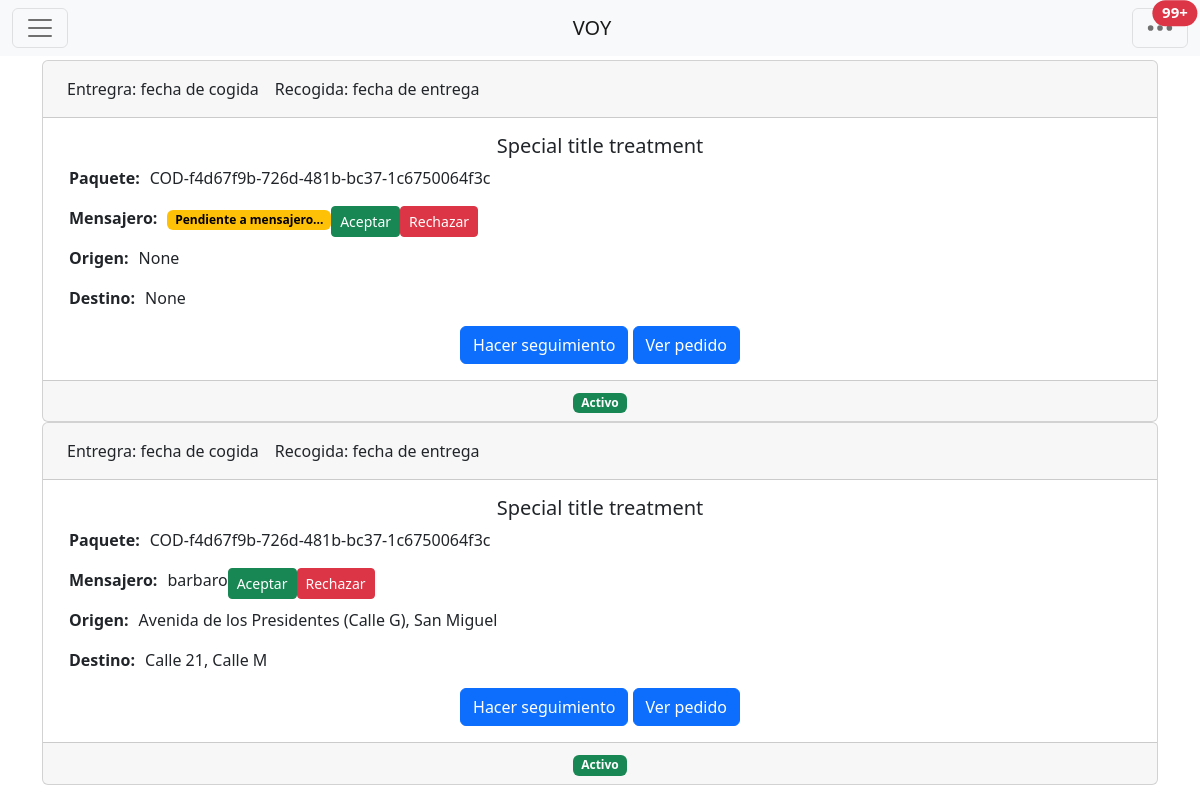
Page /cliente/lista-servicio-mensajeria/ on the earlier database version.
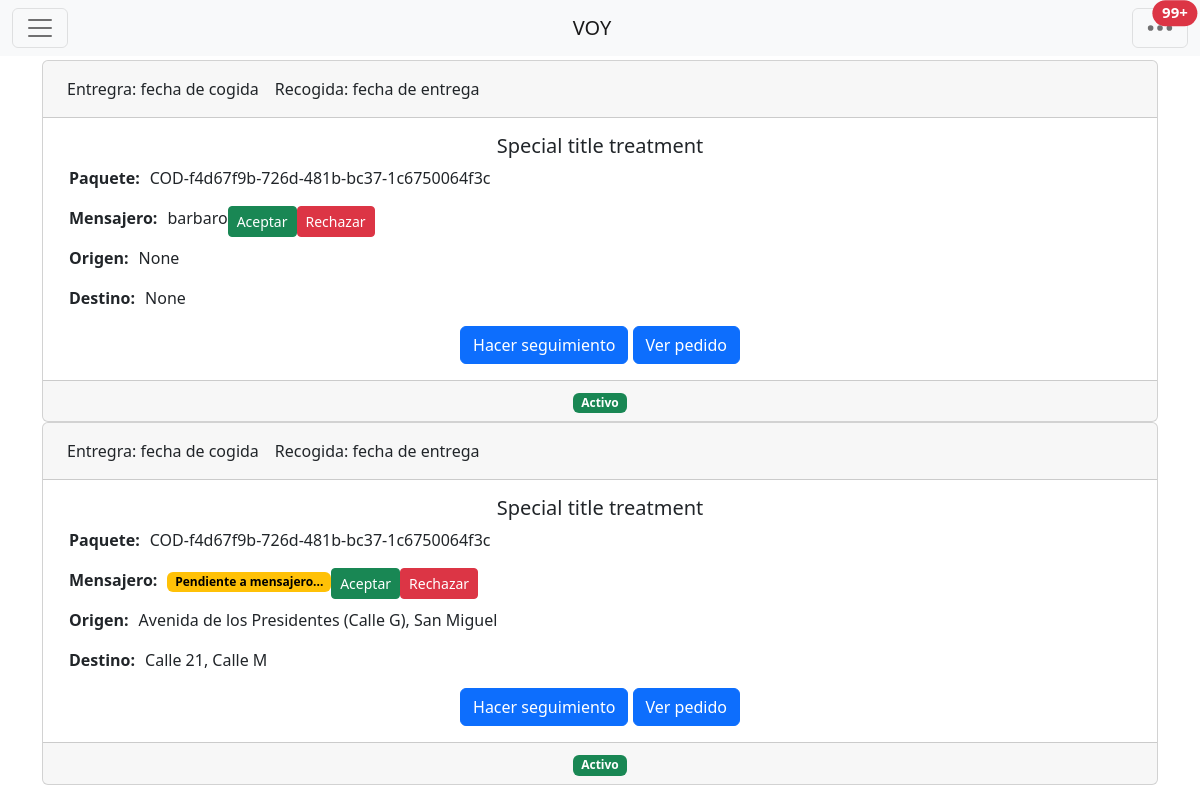
Same page on the later database version.
### core/models.py (models this page shows, shortened)
class ServicioMensajero(models.Model):
    ESTADO_SERVICIO_CHOICE=(
        ('PENDIENTE_DE_MENSAJERO','PENDIENTE_DE_MENSAJERO'),
        ('PENDIENTE_DE_ACEPTACION','PENDIENTE_DE_ACEPTACION'),
        ('ENVIANDO','ENVIANDO'),
        ('FINALIZADO','FINALIZADO'),
    )
    id = models.UUIDField(primary_key=True, default=uuid.uuid4, help_text="ID único para el vehiculo del mensajero")
    user = models.ForeignKey(User, on_delete=models.CASCADE)
    cliente = models.ForeignKey(Cliente, on_delete=models.CASCADE)
    paquete = models.ForeignKey(Paquete, on_delete=models.CASCADE)
    mensajero = models.ForeignKey(Mensajero, on_delete=models.CASCADE, blank=True, null=True)
    mensajero_aceptado=models.BooleanField(default=False)
    rechazo_mensajero = models.ManyToManyField(Mensajero, related_name="rechazo_mensajero", blank=True)
    mensajero_rechazado = models.ManyToManyField(Mensajero, related_name="mensajero_rechazado", blank=True)
    vahiculo = models.ForeignKey(VehiculoMensajero, on_delete=models.CASCADE, blank=True, null=True)
    direccion_origen=models.CharField(max_length=125, blank=True, null=True)
    direccion_destino=models.CharField(max_length=125, blank=True, null=True)
    direccion_origen_map=models.CharField(max_length=125, blank=True, null=True)
    direccion_destino_map=models.CharField(max_length=125, blank=True, null=True)
    latitud_origen=models.DecimalField(max_digits=25, decimal_places=20, help_text="Latitud Origen", blank=True, null=True)
    longitud_origen=models.DecimalField(max_digits=25, decimal_places=20, help_text="Longitud Origen", blank=True, null=True)
    latitud_destino=models.DecimalField(max_digits=25, decimal_places=20, help_text="Latitud Destino", blank=True, null=True)
    longitud_destino=models.DecimalField(max_digits=25, decimal_places=20, help_text="Longitud Destino", blank=True, null=True)
    distancia=models.DecimalField(max_digits=25, decimal_places=20, help_text="Longitud Destino", blank=True, null=True)
    tarifa=models.DecimalField(max_digits=25, decimal_places=20, help_text="Longitud Destino", blank=True, null=True)
    precio=models.DecimalField(max_digits=25, decimal_places=20, help_text="Longitud Destino", blank=True, null=True)
    hora_recogida=models.DateTimeField(verbose_name="Hora de recogida", blank=True, null=True)
    hora_entrega=models.DateTimeField(verbose_name="Hora de entrega", blank=True, null=True)
    activo=models.BooleanField(default=False)
    created_at = models.DateTimeField(auto_now_add=True, blank=True, null=True)
    updated_at = models.DateTimeField(auto_now=True, blank=True, null=True)
    estado=models.CharField(max_length=25, choices=ESTADO_SERVICIO_CHOICE, blank=True, null=True)
    codigo = models.CharField(max_length=10, blank=True, unique=True)
    paquete_entregado=models.BooleanField(default=False)
    paquete_entregado_hora=models.DateTimeField(blank=True, null=True)
    paquete_recibido=models.BooleanField(default=False)
    paquete_recibido_hora=models.DateTimeField(blank=True, null=True)
    servicio_finalizado=models.BooleanField(default=False)

class Paquete(models.Model):
    user = models.ForeignKey(User, on_delete=models.CASCADE)
    mensajero = models.ForeignKey(Mensajero, on_delete=models.CASCADE)
    id = models.UUIDField(primary_key=True, default=uuid.uuid4, help_text="ID único para el vehiculo del mensajero")
    codigo = models.CharField(max_length=10, blank=True, unique=True)
    paquete_recogido=models.BooleanField(default=False)
    paquete_recogido_hora=models.DateTimeField(blank=True, null=True)
    paquete_entregado=models.BooleanField(default=False)
    paquete_entregado_hora=models.DateTimeField(blank=True, null=True)

class Mensajero(models.Model):
    user = models.OneToOneField(User, on_delete=models.CASCADE)
    id = models.UUIDField(primary_key=True, default=uuid.uuid4, help_text="ID único para el mensajero")
    direcciones=models.ManyToManyField(Direccion, blank=True, help_text="Direcciones del mensajero")
    codigo = models.CharField(max_length=10, blank=True, unique=True)
    paquete_recogido=models.BooleanField(default=False)
    paquete_recogido_hora=models.DateTimeField(blank=True, null=True)
    paquete_entregado=models.BooleanField(default=False)
    paquete_entregado_hora=models.DateTimeField(blank=True, null=True)

### core/views.py (the view)
# urls.py: path('cliente/lista-servicio-mensajeria/', views.ListaServicioMensajeroView.as_view(), name="lista-servicio-mensajeria"),
class ListaServicioMensajeroView(generic.ListView):
    model=ServicioMensajero
    template_name="cliente/lista_servicio_mensajeria.html"

### templates/cliente/lista_servicio_mensajeria.html (shortened to what this page needs)
{% extends "base.html" %}
{% block content %}
{% include "cliente/parts/nav_bar_cliente.html" %}
 <main class="container" style="margin-top: 60px;">
          <div class="col-xs-12">
    {% if object_list %}
        {% for servicio in object_list  %}
         <div class="card text-center">
              <div class="card-header d-flex">
                <p class="mr-auto p-2" style="padding: 0; margin: 0;" >Entregra: fecha de cogida</p>
                <p class="p-2" style="padding: 0; margin: 0;" >Recogida: fecha de entrega</p>
              </div>
              <div class="card-body">
                <h5 class="card-title">Special title treatment</h5>
                <div class="d-flex align-items-start">
                  <p class="card-text"><strong>Paquete: </strong></p><p class="card-text">COD-{{servicio.paquete.id}}</p>
                </div>
                <div class="d-flex align-items-start">
                    <p class="card-text"><strong> Mensajero: </strong></p><p class="card-text">
                      {% if servicio.mensajero %}
                        {{servicio.mensajero.user.username}}
                      {% else %}
                        <span class="badge text-bg-warning">Pendiente a mensajero...</span>
                      {% endif %}
                    </p>
                    <a href="#" class="btn btn-sm btn-success">Aceptar</a>
                    <a href="#" class="btn btn-sm btn-danger">Rechazar</a>
                  </div>
                  <div class="d-flex align-items-start">
                    <p class="card-text"><strong>Origen: </strong></p><p class="card-text">
                      {% if servicio.direccion_origen %}
                        {{servicio.direccion_origen}}
                      {% else %}
                        {{servicio.direccion_origen_map}}
                      {% endif %}
                    </p>
                  </div>
                  <div class="d-flex align-items-start">
                    <p class="card-text"><strong>Destino: </strong></p><p class="card-text">
                        {% if servicio.direccion_destino %}
                        {{servicio.direccion_destino}}
                      {% else %}
                        {{servicio.direccion_destino_map}}
                      {% endif %}
                    </p>
                  </div>
                <a href="{% url 'core:seguimiento' %}" class="btn btn-primary">Hacer seguimiento</a>
                <a href="#" class="btn btn-primary">Ver pedido</a>
              </div>
              <div class="card-footer text-muted">
                  <span class="badge text-bg-success">Activo</span>
              </div>
            </div>
        {% endfor %}
    {% else %}
      No tienes servicios solicitados o activos
    {% endif %}
          </div>
      </main>
{% endblock content %}

### templates/base.html (shortened to what this page needs)
{% load static %}
<!doctype html>
<html lang="es">
  <head>
    <link href="https://cdn.jsdelivr.net/npm/bootstrap@5.2.0-beta1/dist/css/bootstrap.min.css" rel="stylesheet">
    <link rel="stylesheet" href="https://cdn.jsdelivr.net/npm/bootstrap-icons@1.8.3/font/bootstrap-icons.css">
    <link href="https://cdnjs.cloudflare.com/ajax/libs/bootstrap-datetimepicker/4.17.37/css/bootstrap-datetimepicker.min.css" rel="stylesheet">
  </head>
  <body>
    {% block content %}
    {% endblock content %}
  </body>
</html>

### templates/cliente/parts/nav_bar_cliente.html (shortened to what this page needs)
<nav class="navbar bg-light fixed-top">
        <div class="container-fluid">
            <button class="navbar-toggler" type="button" data-bs-toggle="offcanvas" data-bs-target="#offcanvasNavbarStart" aria-controls="offcanvasNavbar">
                <span class="navbar-toggler-icon"></span>
              </button>
          <a class="navbar-brand" href="#">VOY</a>
          <button class="navbar-toggler position-relative" type="button" data-bs-toggle="offcanvas" data-bs-target="#offcanvasNavbar" aria-controls="offcanvasNavbar">
              <svg xmlns="http://www.w3.org/2000/svg" width="30" height="30" fill="currentColor" class="bi bi-three-dots" viewBox="0 0 16 16">
                <path d="M3 9.5a1.5 1.5 0 1 1 0-3 1.5 1.5 0 0 1 0 3zm5 0a1.5 1.5 0 1 1 0-3 1.5 1.5 0 0 1 0 3zm5 0a1.5 1.5 0 1 1 0-3 1.5 1.5 0 0 1 0 3z"/>
              </svg>
              <span class="position-absolute top-2 start-90 translate-middle badge rounded-pill bg-danger">
                99+
              </span>
          </button>
        </div>
      </nav>

### templates/cliente/lista_servicio_mensajeria.html (style rules this page uses)
strong { margin:10px; }

Differences in the rows shown:
changed ServicioMensajero "None": mensajero.user.username (not shown) → "barbaro"; no longer shows "Pendiente a mensajero..."
changed ServicioMensajero "Avenida de los Presidentes (Calle G), San Miguel": mensajero.user.username "barbaro" → (not shown); now shows "Pendiente a mensajero..."
